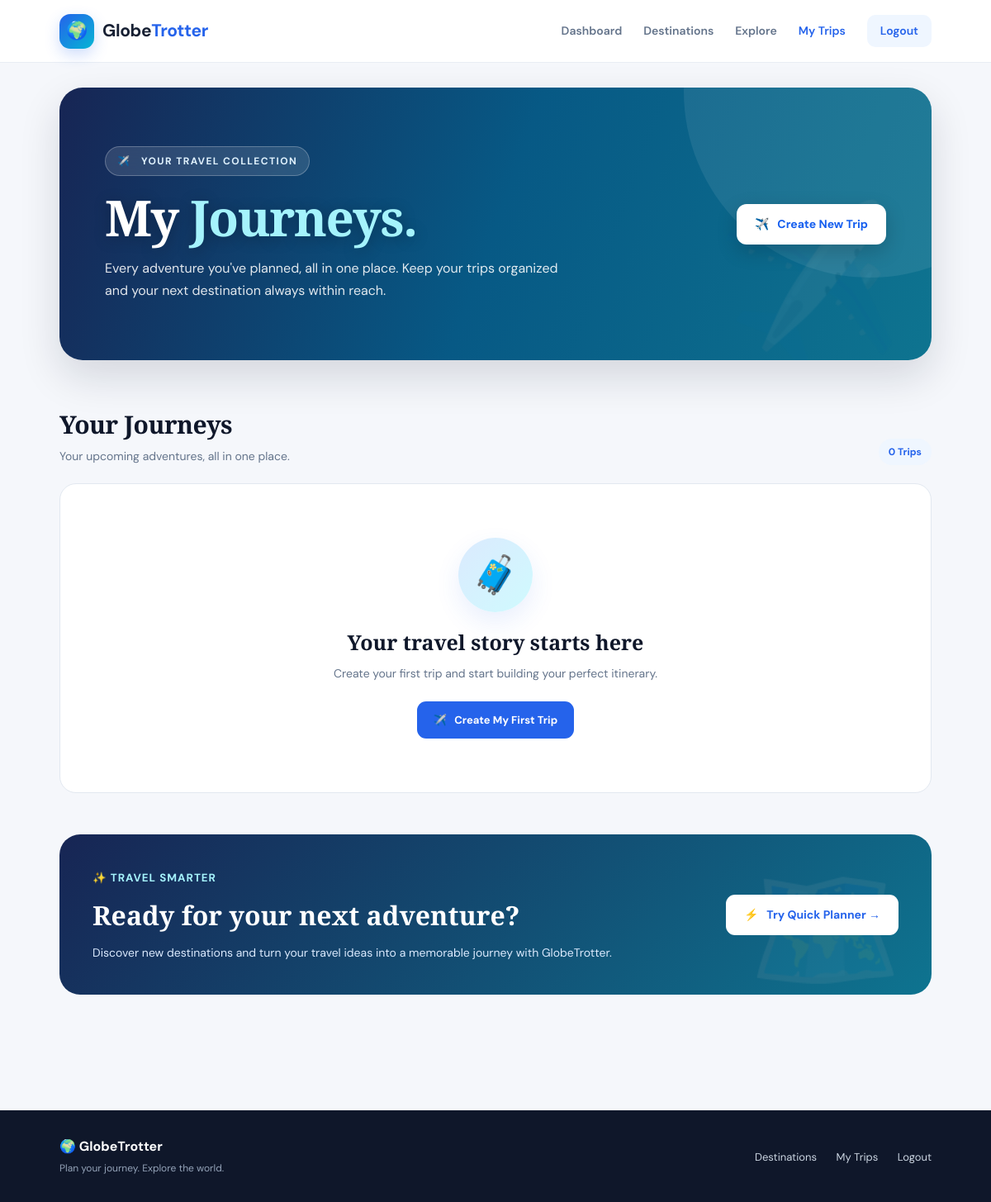
/trips (signed in), run on an earlier commit of the app's database.
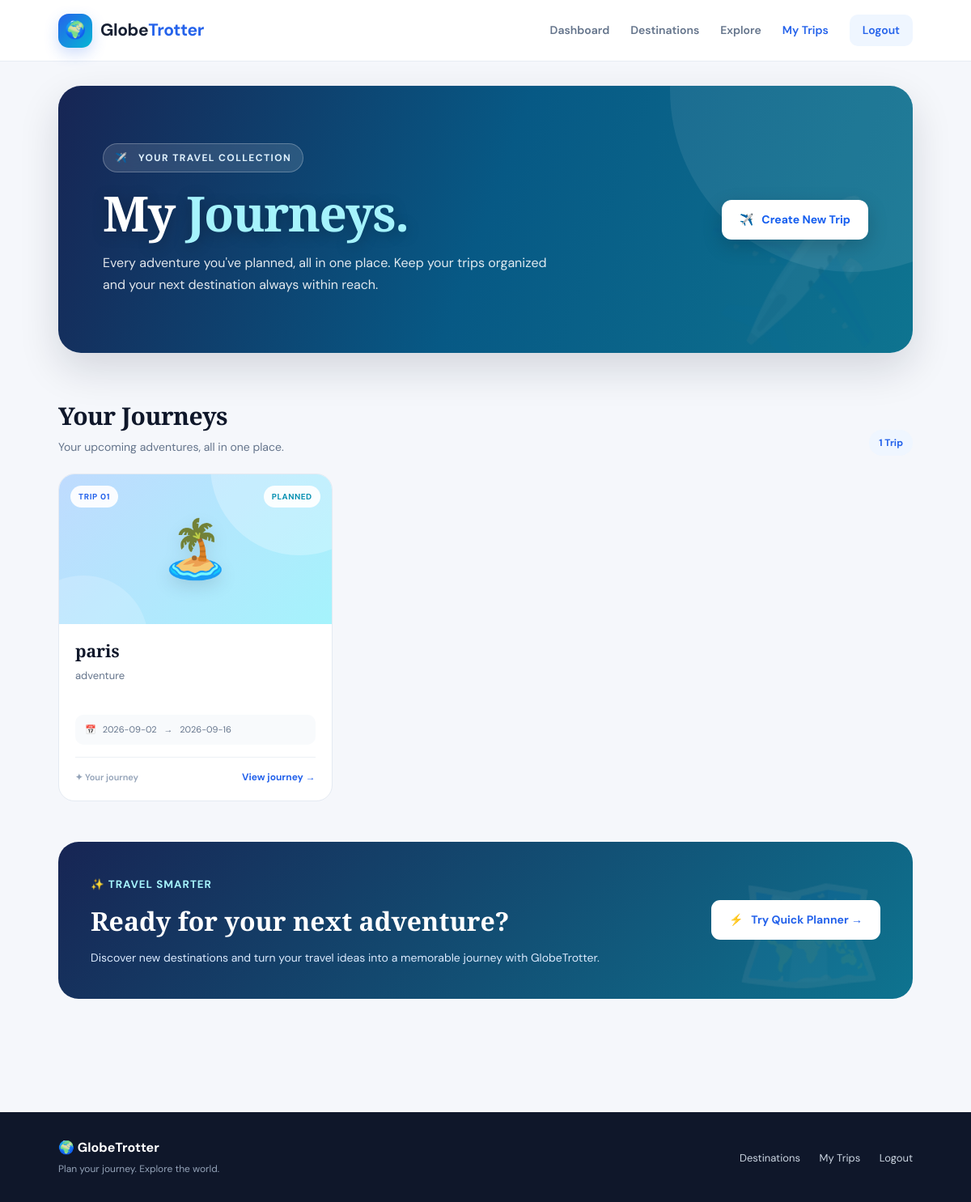
And on a later commit of the database.
### tables this page shows
CREATE TABLE trips (
            id INTEGER PRIMARY KEY AUTOINCREMENT,
            user_id INTEGER NOT NULL,
            name TEXT NOT NULL,
            description TEXT,
            start_date TEXT NOT NULL,
            end_date TEXT NOT NULL,
            cover_photo TEXT,
            created_at TIMESTAMP DEFAULT CURRENT_TIMESTAMP,

            FOREIGN KEY (user_id)
                REFERENCES users (id)
                ON DELETE CASCADE
        );

### app.py (the view)
@app.route("/trips")
def trips():
    if "user_id" not in session:
        return redirect(url_for("login"))
    connection = get_db_connection()
    trips_list = connection.execute(
        """
        SELECT *
        FROM trips
        WHERE user_id = ?
        ORDER BY id DESC
        """,
        (session["user_id"],)
    ).fetchall()
    connection.close()
    return render_template(
        "trips.html",
        trips=trips_list
    )

### app.py (called while the page is built)
def get_db_connection():
    conn = sqlite3.connect(DATABASE)
    conn.row_factory = sqlite3.Row
    return conn

### Templates/trips.html (shortened to what this page needs)
<!DOCTYPE html>
<html lang="en">
<head>
</head>
<body>
    <nav class="navbar">
        <a
            href="{{ url_for('dashboard') }}"
            class="logo"
        >
            <div class="logo-icon">
                🌍
            </div>
            <h2>
                Globe<span>Trotter</span>
            </h2>
        </a>
        <div class="nav">
            <a href="{{ url_for('dashboard') }}">
                Dashboard
            </a>
            <a href="{{ url_for('cities') }}">
                Destinations
            </a>
            <a href="{{ url_for('explore') }}">
                Explore
            </a>
            <a
                href="{{ url_for('trips') }}"
                class="active"
            >
                My Trips
            </a>
            <a
                href="{{ url_for('logout') }}"
                class="logout"
            >
                Logout
            </a>
        </div>
    </nav>
    <main class="container">
        <section class="page-hero">
            <div class="page-hero-content">
                <div class="hero-badge">
                    ✈️ &nbsp; YOUR TRAVEL COLLECTION
                </div>
                <h1>
                    My
                    <span>Journeys.</span>
                </h1>
                <p class="page-hero-description">
                    Every adventure you've planned,
                    all in one place. Keep your trips
                    organized and your next destination
                    always within reach.
                </p>
            </div>
            <a
                href="{{ url_for('create_trip') }}"
                class="create-button"
            >
                ✈️ &nbsp; Create New Trip
            </a>
        </section>
        <section class="section">
            <div class="section-heading">
                <div>
                    <h2>
                        Your Journeys
                    </h2>
                    <p>
                        Your upcoming adventures, all in one place.
                    </p>
                </div>
                <span class="trip-count">
                    {{ trips|length }}
                    {% if trips|length == 1 %}
                        Trip
                    {% else %}
                        Trips
                    {% endif %}
                </span>
            </div>
            {% if trips %}
            <div class="trip-grid">
                {% for trip in trips %}
                <article class="trip-card">
                    <div class="trip-image">
                        <span class="trip-number">
                            TRIP {{ "%02d"|format(loop.index) }}
                        </span>
                        <span class="trip-tag">
                            PLANNED
                        </span>
                        <span class="trip-icon">
                            {% if loop.index % 4 == 1 %}
                                🏝️
                            {% elif loop.index % 4 == 2 %}
                                🏔️
                            {% elif loop.index % 4 == 3 %}
                                🏙️
                            {% else %}
                                ✈️
                            {% endif %}
                        </span>
                    </div>
                    <div class="trip-body">
                        <h3>
                            {{ trip["name"] }}
                        </h3>
                        <p class="trip-description">
                            {% if trip["description"] %}
                                {{ trip["description"] }}
                            {% else %}
                                Your GlobeTrotter adventure
                                is waiting to be filled
                                with unforgettable memories.
                            {% endif %}
                        </p>
                        <div class="trip-date">
                            📅
                            {% if trip["start_date"] %}
                                <span>
                                    {{ trip["start_date"] }}
                                    {% if trip["end_date"] %}
                                        &nbsp; → &nbsp;
                                        {{ trip["end_date"] }}
                                    {% endif %}
                                </span>
                            {% else %}
                                <span>
                                    Dates not set
                                </span>
                            {% endif %}
                        </div>
                        <div class="trip-footer">
                            <span class="trip-label">
                                ✦ Your journey
                            </span>
                            <a
                                href="{{ url_for('trip_details', trip_id=trip['id']) }}"
                                class="view-trip"
                            >
                                View journey →
                            </a>
                        </div>
                    </div>
                </article>
                {% endfor %}
            </div>
            {% else %}
            <div class="empty">
                <div class="empty-icon">
                    🧳
                </div>
                <h3>
                    Your travel story starts here
                </h3>
                <p>
                    Create your first trip and start
                    building your perfect itinerary.
                </p>
                <a
                    href="{{ url_for('create_trip') }}"
                    class="empty-button"
                >
                    ✈️ &nbsp; Create My First Trip
                </a>
            </div>
            {% endif %}
        </section>
        <section class="planner">
            <div class="planner-content">
                <small>
                    ✨ TRAVEL SMARTER
                </small>
                <h2>
                    Ready for your next adventure?
                </h2>
                <p>
                    Discover new destinations and turn
                    your travel ideas into a memorable
                    journey with GlobeTrotter.
                </p>
            </div>
            <a
                href="{{ url_for('quick_plan') }}"
                class="planner-button"
            >
                ⚡ &nbsp; Try Quick Planner →
            </a>
        </section>
    </main>
    <footer>
        <div>
            <strong>
                🌍 GlobeTrotter
            </strong>
            <p>
                Plan your journey. Explore the world.
            </p>
        </div>
        <div>
            <a href="{{ url_for('cities') }}">
                Destinations
            </a>
            <a href="{{ url_for('trips') }}">
                My Trips
            </a>
            <a href="{{ url_for('logout') }}">
                Logout
            </a>
        </div>
    </footer>
</body>
</html>

What changed in the data, as far as the page shows it:
added trips: index "01", name "paris", description "adventure", start_date "2026-09-02", end_date "2026-09-16"
Also different on the page:
{{ trips|length }}: "0" → "1"
text no longer shown: "Trips 🧳 Your travel story starts here Create your first trip and start building your perfect itinerary. ✈️ Create My First Trip"
text now shown: "Trip"
